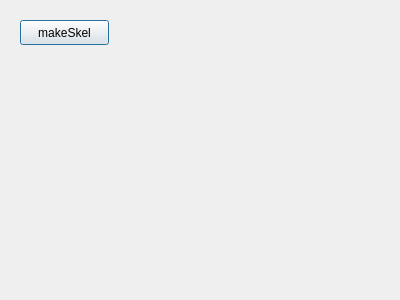
<?xml version="1.0" encoding="UTF-8"?>
<ui version="4.0">
 <class>Dialog</class>
 <widget class="QDialog" name="Dialog">
  <property name="geometry">
   <rect>
    <x>0</x>
    <y>0</y>
    <width>400</width>
    <height>300</height>
   </rect>
  </property>
  <property name="windowTitle">
   <string>Dialog</string>
  </property>
  <widget class="QPushButton" name="butMakeSkel">
   <property name="geometry">
    <rect>
     <x>20</x>
     <y>20</y>
     <width>89</width>
     <height>25</height>
    </rect>
   </property>
   <property name="text">
    <string>makeSkel</string>
   </property>
  </widget>
 </widget>
 <resources/>
 <connections/>
</ui>
